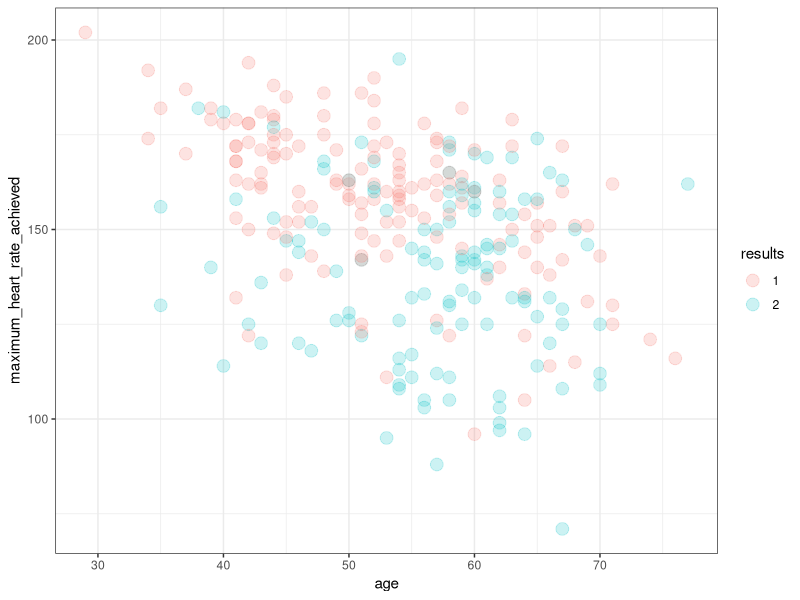
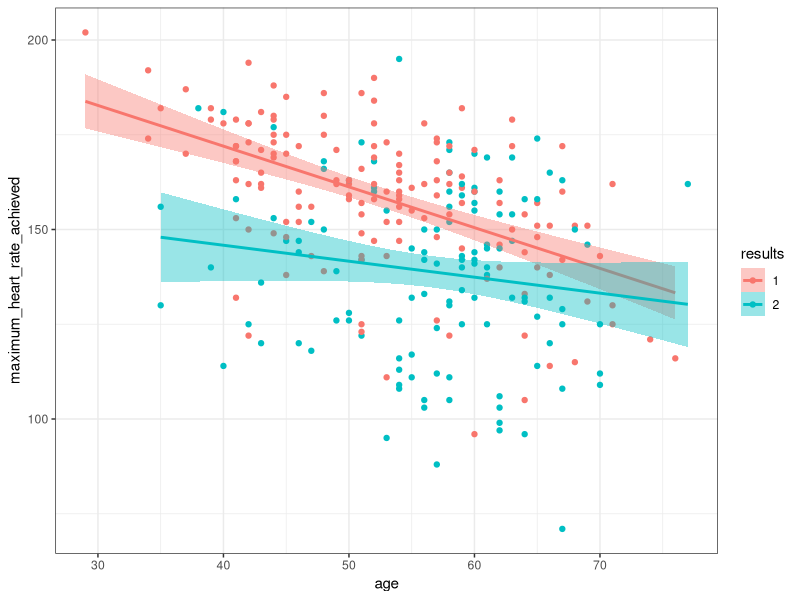
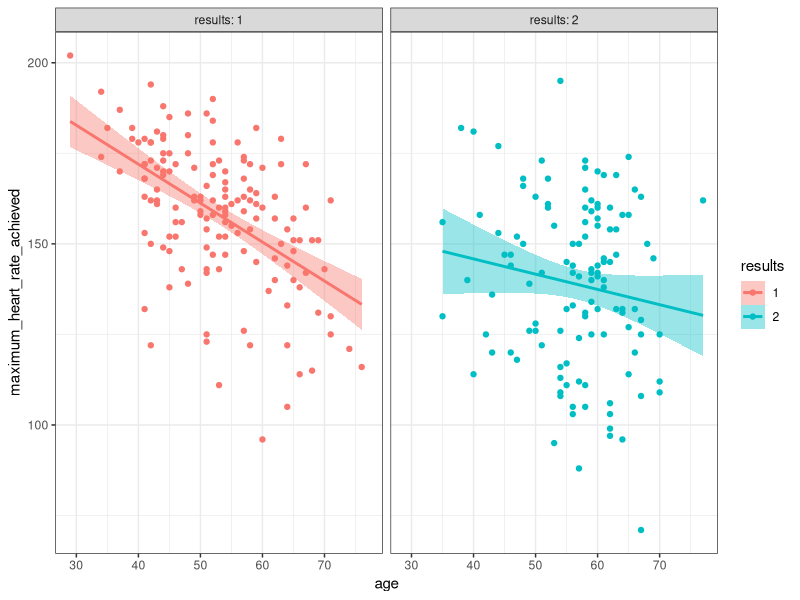

The R script that drew these images, in order:
library(readr)
library(tidyverse)


##load dataset
heart_data<-read_csv("heart.csv",col_names =FALSE)

names(heart_data)<-c("age","sex","chest_pain_type", "resting_blood_pressure",
                     "serum_cholestoral_in_mg/dl " ,    
       "fasting_blood_sugar>120(mg/dl)",      
      "resting_electrocardiographic_results" ,
      "maximum_heart_rate_achieved", 
      "exercise_induced_angina",   
      "oldpeak","the_slope_of_oldpeak",    
      "number_of_major_vessels_colored_by_flourosopy",        
      "thal","results"   
)
#no N/A (mentioned on dataset folder),also can be checked by:
any(is.na(heart_data)) #[1] FALSE

##all var r int, so correct them into factors and numbers; 
heart_data[,c(2,3,6,7,9,11,13,14)]<-lapply(heart_data[,c(2,3,6,7,9,11,13,14)], as.factor)
heart_data[,-c(2,3,6,7,9,11,13,14)]<-lapply(heart_data[,-c(2,3,6,7,9,11,13,14)], as.numeric)

##get basic idea of dataset; 
summary(heart_data)
##age range from yong 29 to older 77

##sex 2 types, sex (1 = male; 0 = female) 

##pain type, 4 types, 
 #cp: chest pain type 
 #Value 1: typical angina 
 #Value 2: atypical angina 
 #Value 3: non-anginal pain 
 #Value 4: asymptomatic 

##resting blood pressure, google said normal is 120/80~140/90; 
 #the resting blood pressure looksl ike recorded systolic blood pressure. 
 #(The highest pressure when your heart beats and pushes the blood round your body.) 

##serum_cholestoral ranges from min 126 to max 564; 
 #again,based on google resuts
 #Less than 200mg/dL	Desirable
 #200-239 mg/dL	Borderline high
 #240mg/dL and above	High
 #thoes patients tends to have high serum cholestoral;

##fasting_blood_sugar if larger than 120mg/dl
 #A fasting blood sugar level less than 100 mg/dL (5.6 mmol/L) is normal.
 #A fasting blood sugar level from 100 to 125 mg/dL (5.6 to 6.9 mmol/L) is considered prediabetes. 
 #If it's 126 mg/dL (7 mmol/L) or higher on two separate tests, you have diabetes.
 #0 indicates lower and 1 otherwise
 #most patients are normal and prediabetes level

##resting_electrocardiographic_results
 #Value 0: normal 
 #Value 1: having ST-T wave abnormality (T wave inversions and/or ST elevation or depression of > 0.05 mV) 
 #Value 2: showing probable or definite left ventricular hypertrophy by Estes' criteria 

##maximum_heart_rate_achieved
 #min from 71 to max 201, 

##exercise_induced_angina
 #(1 = yes; 0 = no) 
 #few ppl have angina when exercise
 
##oldpeak:ST depression induced by exercise relative to rest   
 #It is often a sign of myocardial ischemia

##slope of ST depression
 #Value 1: upsloping 
 #Value 2: flat 
 #Value 3: downsloping 

##number_of_major_vessels_colored_by_flourosopy

##thal:3 = normal; 6 = fixed defect; 7 = reversable defect     

##results: Absence (1) or presence (2) of heart disease


theme_set(theme_bw())
##simple plot

#first may intereted in the relationship between age and max heart rate of patients
#no idea of any medical knowlege, simple guess is maybe older age tend to have higher heart rate which indates presence of heart problem
#make a simple scatter plot coloured by absence 1 and presence 2 of heart disease;
gg1<-ggplot(heart_data,aes(x=age,
                           y=maximum_heart_rate_achieved,
                           colour=results))
print(gg1+geom_point(size=4,alpha=0.2)) ## linear model)
#from plot, looks like with people suffered more heart pain with ages, 
#since only few points is blue (presence of heart disease) before 40, most heart disease patients are 40 to 70
#however,this pheonomenone may cause by lack of data collection, not sure for now. but in this dataset, older ppl suffer heart disease more than yonger ppl;
#also, I thought higher max heart rate achieved will lead heart problem. However, opposite way in this dataset
#mostly heart disease patients have lower max heart rate
#overall, most heart disease patinets are located in 40 to 70 years old with max heart rate from 100 to 175;
 
##ad smooth line
gg2<-gg1+geom_point()+
             geom_smooth(method="lm",aes(color=results,fill=results))
print(gg2)

gg3<-gg2+facet_wrap(~results,labeller=label_both)
print(gg3)

